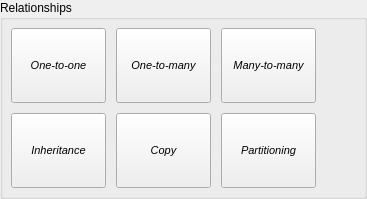
       <widget class="QGroupBox" name="rels_grp">
        <property name="title">
         <string>Relationships</string>
        </property>
        <layout class="QGridLayout" name="gridLayout_6">
         <property name="leftMargin">
          <number>4</number>
         </property>
         <property name="topMargin">
          <number>4</number>
         </property>
         <property name="rightMargin">
          <number>4</number>
         </property>
         <property name="bottomMargin">
          <number>4</number>
         </property>
         <property name="spacing">
          <number>10</number>
         </property>
         <item row="0" column="0">
          <widget class="QWidget" name="rel_btns_wgt" native="true">
           <property name="sizePolicy">
            <sizepolicy hsizetype="Preferred" vsizetype="Fixed">
             <horstretch>0</horstretch>
             <verstretch>0</verstretch>
            </sizepolicy>
           </property>
           <layout class="QGridLayout" name="gridLayout_5">
            <property name="leftMargin">
             <number>4</number>
            </property>
            <property name="topMargin">
             <number>4</number>
            </property>
            <property name="rightMargin">
             <number>4</number>
            </property>
            <property name="bottomMargin">
             <number>4</number>
            </property>
            <property name="spacing">
             <number>10</number>
            </property>
            <item row="0" column="2">
             <widget class="QToolButton" name="relnn_tb">
              <property name="sizePolicy">
               <sizepolicy hsizetype="Preferred" vsizetype="Fixed">
                <horstretch>0</horstretch>
                <verstretch>0</verstretch>
               </sizepolicy>
              </property>
              <property name="minimumSize">
               <size>
                <width>95</width>
                <height>75</height>
               </size>
              </property>
              <property name="font">
               <font>
                <pointsize>8</pointsize>
                <weight>50</weight>
                <italic>true</italic>
                <bold>false</bold>
               </font>
              </property>
              <property name="focusPolicy">
               <enum>Qt::NoFocus</enum>
              </property>
              <property name="text">
               <string>Many-to-many</string>
              </property>
              <property name="icon">
               <iconset resource="../res/resources.qrc">
                <normaloff>:/icons/icons/relationshipnn.png</normaloff>:/icons/icons/relationshipnn.png</iconset>
              </property>
              <property name="iconSize">
               <size>
                <width>32</width>
                <height>32</height>
               </size>
              </property>
              <property name="popupMode">
               <enum>QToolButton::InstantPopup</enum>
              </property>
              <property name="toolButtonStyle">
               <enum>Qt::ToolButtonTextUnderIcon</enum>
              </property>
             </widget>
            </item>
            <item row="0" column="1">
             <widget class="QToolButton" name="rel1n_tb">
              <property name="sizePolicy">
               <sizepolicy hsizetype="Preferred" vsizetype="Fixed">
                <horstretch>0</horstretch>
                <verstretch>0</verstretch>
               </sizepolicy>
              </property>
              <property name="minimumSize">
               <size>
                <width>95</width>
                <height>75</height>
               </size>
              </property>
              <property name="font">
               <font>
                <pointsize>8</pointsize>
                <weight>50</weight>
                <italic>true</italic>
                <bold>false</bold>
               </font>
              </property>
              <property name="focusPolicy">
               <enum>Qt::NoFocus</enum>
              </property>
              <property name="text">
               <string>One-to-many</string>
              </property>
              <property name="icon">
               <iconset resource="../res/resources.qrc">
                <normaloff>:/icons/icons/relationship1n.png</normaloff>:/icons/icons/relationship1n.png</iconset>
              </property>
              <property name="iconSize">
               <size>
                <width>32</width>
                <height>32</height>
               </size>
              </property>
              <property name="popupMode">
               <enum>QToolButton::InstantPopup</enum>
              </property>
              <property name="toolButtonStyle">
               <enum>Qt::ToolButtonTextUnderIcon</enum>
              </property>
             </widget>
            </item>
            <item row="0" column="0">
             <widget class="QToolButton" name="rel11_tb">
              <property name="sizePolicy">
               <sizepolicy hsizetype="Preferred" vsizetype="Fixed">
                <horstretch>0</horstretch>
                <verstretch>0</verstretch>
               </sizepolicy>
              </property>
              <property name="minimumSize">
               <size>
                <width>95</width>
                <height>75</height>
               </size>
              </property>
              <property name="font">
               <font>
                <pointsize>8</pointsize>
                <weight>50</weight>
                <italic>true</italic>
                <bold>false</bold>
               </font>
              </property>
              <property name="focusPolicy">
               <enum>Qt::NoFocus</enum>
              </property>
              <property name="text">
               <string>One-to-one</string>
              </property>
              <property name="icon">
               <iconset resource="../res/resources.qrc">
                <normaloff>:/icons/icons/relationship11.png</normaloff>:/icons/icons/relationship11.png</iconset>
              </property>
              <property name="iconSize">
               <size>
                <width>32</width>
                <height>32</height>
               </size>
              </property>
              <property name="popupMode">
               <enum>QToolButton::InstantPopup</enum>
              </property>
              <property name="toolButtonStyle">
               <enum>Qt::ToolButtonTextUnderIcon</enum>
              </property>
             </widget>
            </item>
            <item row="1" column="0">
             <widget class="QToolButton" name="relgen_tb">
              <property name="sizePolicy">
               <sizepolicy hsizetype="Preferred" vsizetype="Fixed">
                <horstretch>0</horstretch>
                <verstretch>0</verstretch>
               </sizepolicy>
              </property>
              <property name="minimumSize">
               <size>
                <width>95</width>
                <height>75</height>
               </size>
              </property>
              <property name="font">
               <font>
                <pointsize>8</pointsize>
                <weight>50</weight>
                <italic>true</italic>
                <bold>false</bold>
               </font>
              </property>
              <property name="focusPolicy">
               <enum>Qt::NoFocus</enum>
              </property>
              <property name="text">
               <string>Inheritance</string>
              </property>
              <property name="icon">
               <iconset resource="../res/resources.qrc">
                <normaloff>:/icons/icons/relationshipgen.png</normaloff>:/icons/icons/relationshipgen.png</iconset>
              </property>
              <property name="iconSize">
               <size>
                <width>32</width>
                <height>32</height>
               </size>
              </property>
              <property name="popupMode">
               <enum>QToolButton::InstantPopup</enum>
              </property>
              <property name="toolButtonStyle">
               <enum>Qt::ToolButtonTextUnderIcon</enum>
              </property>
             </widget>
            </item>
            <item row="1" column="1">
             <widget class="QToolButton" name="reldep_tb">
              <property name="sizePolicy">
               <sizepolicy hsizetype="Preferred" vsizetype="Fixed">
                <horstretch>0</horstretch>
                <verstretch>0</verstretch>
               </sizepolicy>
              </property>
              <property name="minimumSize">
               <size>
                <width>95</width>
                <height>75</height>
               </size>
              </property>
              <property name="font">
               <font>
                <pointsize>8</pointsize>
                <weight>50</weight>
                <italic>true</italic>
                <bold>false</bold>
               </font>
              </property>
              <property name="focusPolicy">
               <enum>Qt::NoFocus</enum>
              </property>
              <property name="text">
               <string>Copy</string>
              </property>
              <property name="icon">
               <iconset resource="../res/resources.qrc">
                <normaloff>:/icons/icons/relationshipdep.png</normaloff>:/icons/icons/relationshipdep.png</iconset>
              </property>
              <property name="iconSize">
               <size>
                <width>32</width>
                <height>32</height>
               </size>
              </property>
              <property name="popupMode">
               <enum>QToolButton::InstantPopup</enum>
              </property>
              <property name="toolButtonStyle">
               <enum>Qt::ToolButtonTextUnderIcon</enum>
              </property>
             </widget>
            </item>
            <item row="1" column="2">
             <widget class="QToolButton" name="relpart_tb">
              <property name="sizePolicy">
               <sizepolicy hsizetype="Preferred" vsizetype="Fixed">
                <horstretch>0</horstretch>
                <verstretch>0</verstretch>
               </sizepolicy>
              </property>
              <property name="minimumSize">
               <size>
                <width>95</width>
                <height>75</height>
               </size>
              </property>
              <property name="font">
               <font>
                <pointsize>8</pointsize>
                <weight>50</weight>
                <italic>true</italic>
                <bold>false</bold>
               </font>
              </property>
              <property name="focusPolicy">
               <enum>Qt::NoFocus</enum>
              </property>
              <property name="text">
               <string>Partitioning</string>
              </property>
              <property name="icon">
               <iconset resource="../res/resources.qrc">
                <normaloff>:/icons/icons/relationshippart.png</normaloff>:/icons/icons/relationshippart.png</iconset>
              </property>
              <property name="iconSize">
               <size>
                <width>32</width>
                <height>32</height>
               </size>
              </property>
              <property name="popupMode">
               <enum>QToolButton::InstantPopup</enum>
              </property>
              <property name="toolButtonStyle">
               <enum>Qt::ToolButtonTextUnderIcon</enum>
              </property>
             </widget>
            </item>
           </layout>
          </widget>
         </item>
         <item row="0" column="1">
          <spacer name="horizontalSpacer">
           <property name="orientation">
            <enum>Qt::Horizontal</enum>
           </property>
           <property name="sizeHint" stdset="0">
            <size>
             <width>40</width>
             <height>20</height>
            </size>
           </property>
          </spacer>
         </item>
        </layout>
       </widget>
